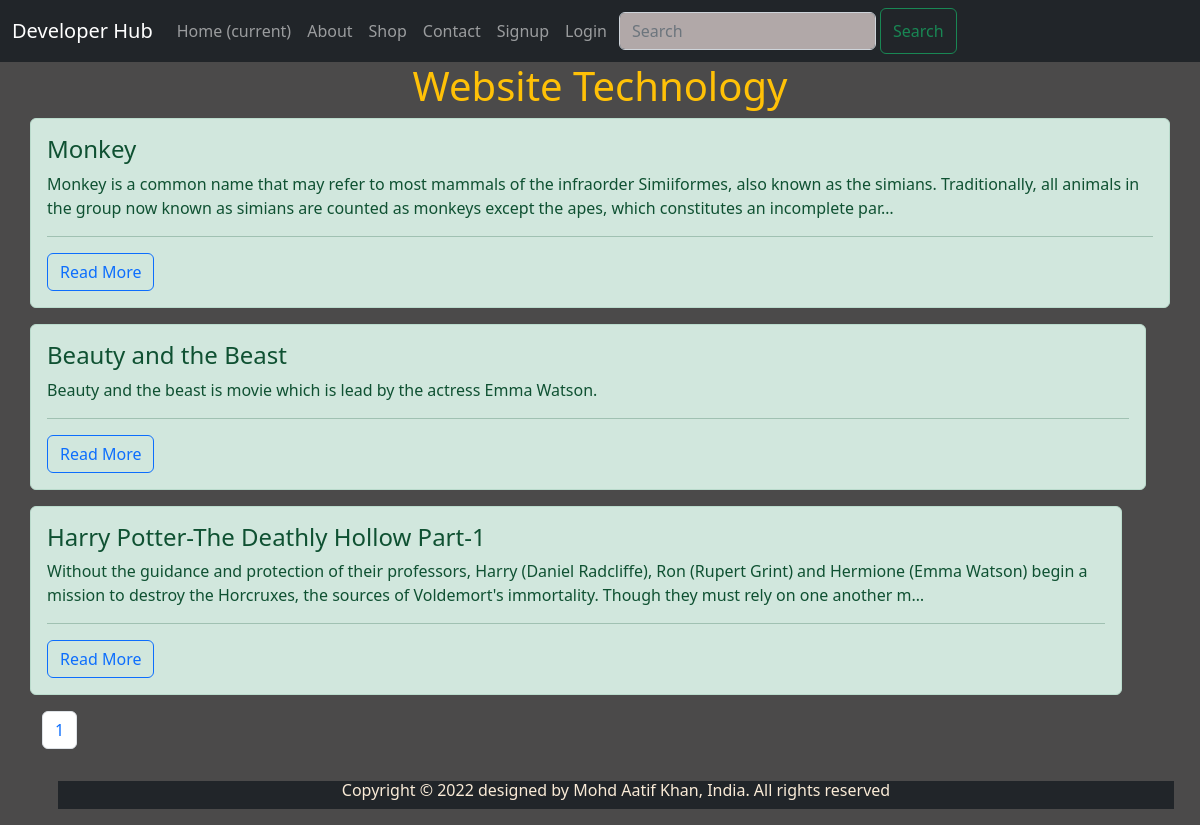
The page /myapp/ on the database its author committed.
### myapp/models.py (models this page shows)
class Post(models.Model):
 title = models.CharField(max_length=150)
 desc = models.TextField()

### myapp/views.py (the view)
# urls.py: 2. Add a URL to urlpatterns:  path('', views.home, name='home')
def home(request):
    ap = Post.objects.all().order_by('id')
    threepage = Paginator(ap, 3, orphans=1)
    pagenumber = request.GET.get('page')
    po = threepage.get_page(pagenumber)
    return render(request, 'myapp/home.html', {'po': po})

### myapp/templates/myapp/home.html (shortened to what this page needs)
{% extends 'myapp/base.html' %}
    {% block content %}
<div class="container">
    <h1 class="text-center text-warning">Website Technology</h1>
     {% for m in po %}
    <div class="row">
        <div class="alert alert-success" role="alert">
  <h4 class="alert-heading">{{m.title}}</h4>
  <p>{{m.desc|truncatechars:250}}</p>
  <hr>
             <a href="{% url 'onedata' m.id %} " class="btn btn-outline-primary">Read More</a>
</div>
    {% endfor %}
    <div>
        <nav aria-label="Page navigation example">
  <ul class="pagination">
    <li class="page-item"><a class="page-link" href="#">{{po.number}}</a></li>
  </ul>
</nav>
    </div>
</div>
    {% endblock %}

### myapp/static/myapp/css/style.css (style rules this page uses)
body { background-color: rgb(75, 74, 74); color: antiquewhite; }

### rows shown on the page
Post: title "Monkey", desc "Monkey is a common name that may refer to most mammals of the infraorder Simiiformes, also known as the simians. Traditionally, all animals in the group now known as simians are counted as monkeys except the apes, which constitutes an incomplete par…"
Post: title "Beauty and the Beast", desc "Beauty and the beast is movie which is lead by the actress Emma Watson."
Post: title "Harry Potter-The Deathly Hollow Part-1", desc "Without the guidance and protection of their professors, Harry (Daniel Radcliffe), Ron (Rupert Grint) and Hermione (Emma Watson) begin a mission to destroy the Horcruxes, the sources of Voldemort's immortality. Though they must rely on one another m…"

### other values the page prints
{{ po.number }} "1"
